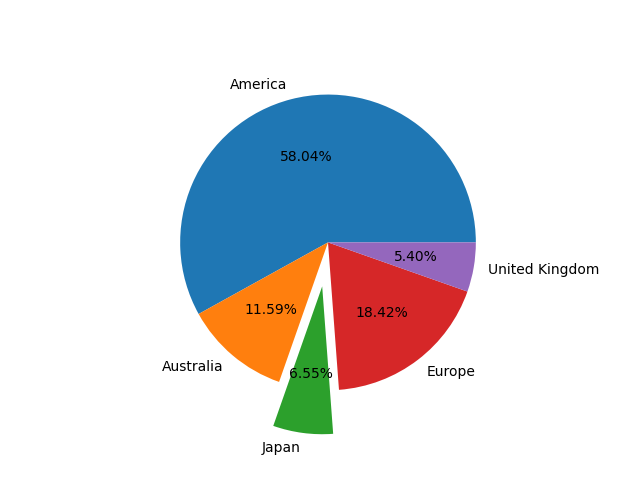

Reproduce this figure in Python.
import matplotlib.pyplot as plt
sorts = ["America", "Australia", "Japan", "Europe", "United Kingdom"]
fee = [10543,2105,1190,3346,980]

plt.pie(fee,labels=sorts,explode=(0,0,0.3,0,0), autopct="%1.2f%%")
plt.show()
